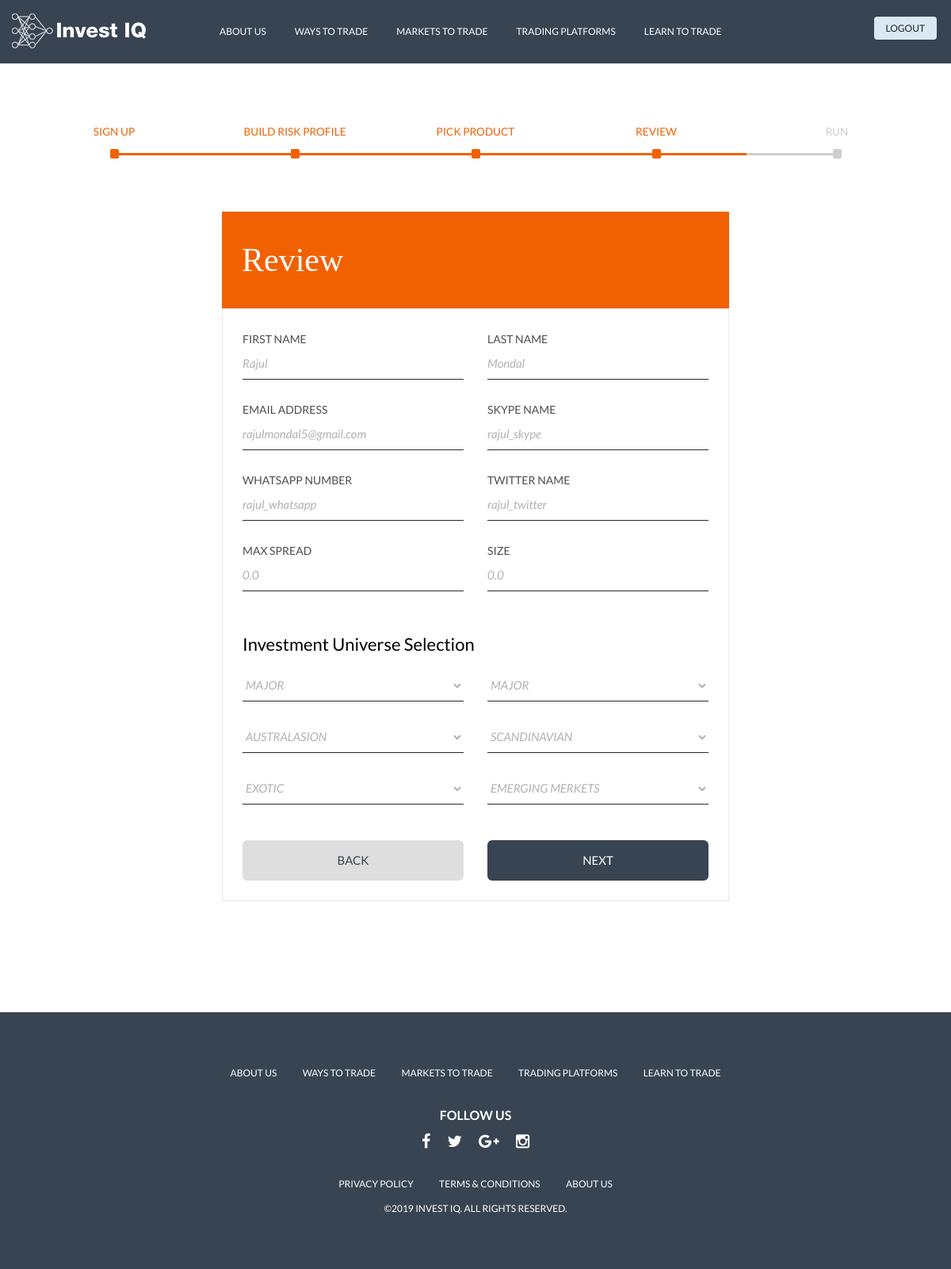
/account/review/ (signed in), run on the app's committed database.
### account/models.py (models this page shows, shortened)
class AuthUser(AbstractBaseUser):
    email = models.EmailField(max_length=255, unique=True)
    first_name = models.CharField(max_length=255, blank=True, null=True)
    last_name = models.CharField(max_length=255, blank=True, null=True)
    active = models.BooleanField(default=True)
    staff = models.BooleanField(default=False)
    admin = models.BooleanField(default=False)
    USERNAME_FIELD = 'email'
    REQUIRED_FIELDS = []
    objects = AuthUserManager()
    @property
    def is_active(self):
        return self.active

class Profile(models.Model):
    user = models.OneToOneField(AuthUser, on_delete=models.CASCADE)
    skype = models.CharField(max_length=30, blank=True)
    whatsapp = models.CharField(max_length=30, blank=True)
    twitter = models.CharField(max_length=30, blank=True)
    birth_date = models.DateField(null=True, blank=True)
    max_spread = models.FloatField(default=0)
    size = models.FloatField(default=0)
    profit_limit = models.FloatField(default=0)
    stop_limit = models.FloatField(default=0)
    product = models.CharField(max_length=1, choices=[('1', 'Invest IQ Premium Signals'), ('2', 'Invest IQ Automated Trading'), ('3', 'Invest IQ Managed Service')])
    perdiction_accuracy = models.FloatField(default=0)
    price_charge_hight = models.FloatField(default=0)
    price_charge_low = models.FloatField(default=0)
    use_client_sentiment = models.CharField(max_length=3, choices=[('yes', 'Yes'), ('no', 'No')])
    client_sentiment_contrarian = models.CharField(max_length=3, choices=[('yes', 'Yes'), ('no', 'No')])
    client_sentiment_value = models.CharField(max_length=255, null=True, blank=True)
    watermark = models.CharField(max_length=255, null=True, blank=True)

### account/views.py (the view)
# urls.py: path('review/', views.review, name='review'),
@login_required
def review(request):
    return render(request, 'auth/review.html', {})

### templates/auth/review.html (shortened to what this page needs)
{% extends 'auth/layouts/base.html' %}
{% block content %}
<div class="container">
<ul class="progress-indicator">
            <li class="completed">
            <div>Sign up</div>
                <span class="bubble"></span>
            </li>
            <li class="completed">
            <div>Build Risk Profile</div>
                <span class="bubble"></span>
            </li>
            <li class="completed">
           <div>Pick Product</div>
                <span class="bubble"></span>
            </li>
            <li class="completed">
            <div>Review</div>
                <span class="bubble"></span>
            </li>
            <li>
           <div> Run</div>
                <span class="bubble"></span>
            </li>
        </ul>
<div class="stepdiv">
<div class="logintop">
       <h2>Review</h2>
       </div>
 <div class="creatouter">
<div class="loginbottom">
<div class="row">
<div class="col-sm-6">
<div class="form-group">
<label>first name</label>
<input type="text" class="form-control" disabled="disabled" value="{{ user.first_name }}">
</div>
</div>
<div class="col-sm-6">
<div class="form-group">
<label>Last name</label>
<input type="text" class="form-control" disabled="disabled" value="{{ user.last_name }}">
</div>
</div>
<div class="col-sm-6">
<div class="form-group">
<label>Email Address</label>
<input type="text" class="form-control" disabled="disabled" value="{{ user.email }}">
</div>
</div>
<div class="col-sm-6">
<div class="form-group">
<label>skype name</label>
<input type="text" class="form-control" disabled="disabled" value="{{ user.profile.skype }}">
</div>
</div>
<div class="col-sm-6">
<div class="form-group">
<label>whatsapp number</label>
<input type="text" class="form-control" disabled="disabled" value="{{ user.profile.whatsapp }}">
</div>
</div>
<div class="col-sm-6">
<div class="form-group">
<label>twitter name</label>
<input type="text" class="form-control" disabled="disabled" value="{{ user.profile.twitter }}">
</div>
</div>
<div class="col-sm-6">
<div class="form-group">
<label>Max Spread</label>
<input type="text" class="form-control" disabled="disabled" value="{{ user.profile.max_spread }}">
</div>
</div>
<div class="col-sm-6">
<div class="form-group">
<label>Size</label>
<input type="text" class="form-control" disabled="disabled" value="{{ user.profile.size }}">
</div>
</div>
<div class="col-sm-12">
<h3>Investment Universe Selection</h3>
</div>
<div class="col-sm-6">
<div class="form-group">
<select class="form-control" disabled="disabled"><option>MAJOR</option></select>
</div>
</div>
<div class="col-sm-6">
<div class="form-group">
<select class="form-control" disabled="disabled"><option>MAJOR</option></select>
</div>
</div>
<div class="col-sm-6">
<div class="form-group">
<select class="form-control" disabled="disabled"><option>Australasion</option></select>
</div>
</div>
<div class="col-sm-6">
<div class="form-group">
<select class="form-control" disabled="disabled"><option>Scandinavian</option></select>
</div>
</div>
<div class="col-sm-6">
<div class="form-group">
<select class="form-control" disabled="disabled"><option>Exotic</option></select>
</div>
</div>
<div class="col-sm-6">
<div class="form-group">
<select class="form-control" disabled="disabled"><option>Emerging Merkets</option></select>
</div>
</div>
<div class="col-sm-6">
<input type="button" value="Back" class="cancelbutton" onclick="window.location.href='{% url 'pick_product' %}'">
</div>
<div class="col-sm-6">
<input type="button" value="Next" class="popbutton" onclick="window.location.href='{% url 'run' %}'">
</div>
</div>
</div>
</div>
</div>
</div>
{% endblock content %}

### static/css/style.css (style rules this page uses)
html, head, body, p, a, h1, h2, h3, h4, h5, h6, div, img, ul, li, ol { padding:0; margin:0; outline:none; border:none; }
ul, li { list-style:none; }
html, body { margin:0; padding:0; height:100%; }
body { font-family: 'Lato', sans-serif; color:#4d4d4d; font-size:17px; line-height:23px; padding:0; margin:0; background:#fff; }
h2 { color:#202020; font-size:28px; font-family: 'Playfair Display', serif; padding:0 0 25px 0; line-height:38px; }
.logintop { background:#f26101; padding:25px; color:#fff; font-size:14px; }
.logintop h2 { color:#fff; font-size:42px; line-height:42px; padding:15px 0 15px 0; }
.loginbottom { padding:25px; }
.form-control { box-shadow: none; border-bottom: 1px solid #2b2a28; border-left: none; border-right: none; border-top: none; border-radius: 0; padding: 0; height: 40px; font-size: 15px; font-style: italic; text-transform: none; color: #b1b1b1; margin-bottom: 25px; }
select.form-control { text-transform:uppercase; }
.popbutton { background:#384452; padding:14px 20px; width:100%; border-radius:6px; color:#fff; border:none; text-transform:uppercase; font-size:15px; margin-top:20px; transition: all 0.5s ease 0s; }
.stepdiv { margin:60px auto; width:640px; }
.creatouter { border:1px solid #e9e9e9; }
.cancelbutton { background: #dedede; padding: 14px 20px; width: 100%; border-radius: 6px; color: #fff; border: none; text-transform: uppercase; font-size: 15px; margin-top: 20px; transition: all 0.5s ease 0s; color:#384452; }
.form-control::placeholder { text-transform:uppercase; font-style:normal; }
h3 { padding:0 0 20px 0; font-size:22px; color:#000; font-weight:7000; }
.loginbottom h3 { padding:30px 0 20px 0; }
label { font-weight:normal; margin-bottom:0; }
.form-group label { text-transform:uppercase; font-size:14px; }
.form-group { position:relative; }
.form-control[disabled] { cursor: not-allowed; background-color: #fff; }

### static/css/demo.css (style rules this page uses)
body { padding:0; margin:0; }

### data on the page
AuthUser: first_name "Rajul", last_name "Mondal", email "rajulmondal5@gmail.com", profile.skype "rajul_skype", profile.whatsapp "rajul_whatsapp", profile.twitter "rajul_twitter", profile.max_spread "0.0", profile.size "0.0"
